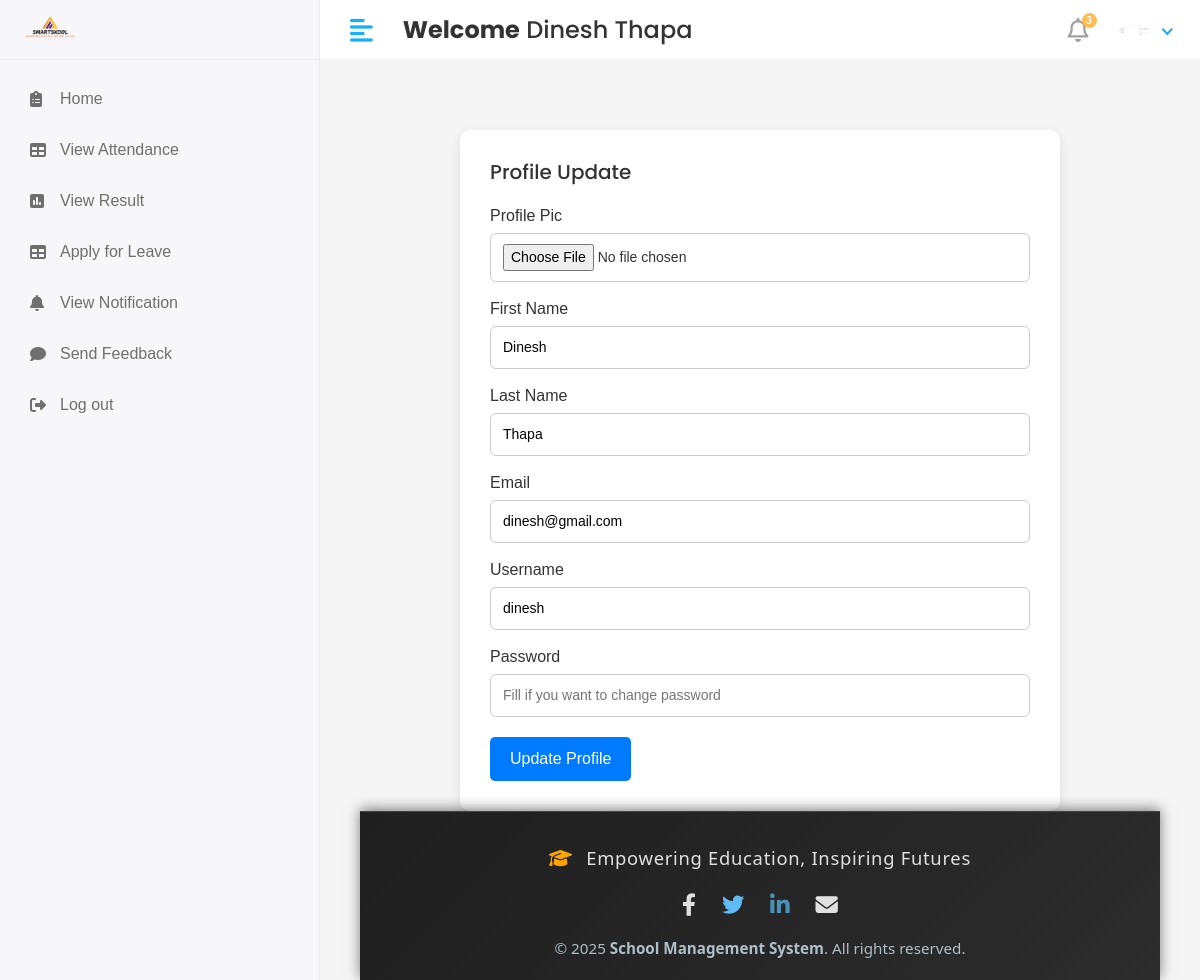
Page /profile/ (signed in) on the committed database.
### app/models.py (models this page shows)
class CustomUser(AbstractUser):
   USER= (
      (1,'hod'),
      (2,'staff'),
      (3,'student'),
    )
   user_type=models.CharField(choices=USER,max_length=50,default=1)
   profile_pic = models.ImageField(upload_to='media/profile_pics')

### school_management_system/views.py (the view)
# urls.py: path('profile/',views.profile,name='profile'),
def profile(request):
    user=CustomUser.objects.get(id = request.user.id)
    context={
        "user":user,
    }
    return render(request, 'profile.html',context)

### templates/profile.html (shortened to what this page needs)
{% extends 'base.html' %}
{%  block content %}
<!DOCTYPE html>
<html lang="en">
<head>
</head>
<body>
  <div class="container">
    <h2>Profile Update</h2>
    <form method="POST" action="{% url 'profile_update' %}" enctype="multipart/form-data">
      <label for="profile_pic">Profile Pic</label>
      <input type="file" id="profile-pic" name="profile_pic">
      <label for="first-name">First Name</label>
      <input type="text" id="first_name" name="first_name" value ="{{ user.first_name }}">
      <label for="last-name">Last Name</label>
      <input type="text" id="last_name" name="last_name" value ="{{ user.last_name }}">
      <label for="email">Email</label>
      <input type="email" id="email" name="email" value ="{{ user.email }}" readonly>
      <label for="username">Username</label>
      <input type="text" id="username" name="username"  value ="{{ user.username }}" readonly>
      <label for="password">Password</label>
      <input type="text" id="password" name="password" placeholder="Fill if you want to change password">
    <button type="submit" style="margin-top: 20px; padding: 10px 20px; background-color: #007bff; color: white; border: none; border-radius: 5px; cursor: pointer;">
      Update Profile
    </button>
    </form>
  </div>
</body>
</html>
{% endblock %}

### templates/includes/header.html (shortened to what this page needs)
{% load static %}
<div class="header">
    {% if user.user_type == '1' %}
            <div class="header-left">
               <a href="" class="logo">
               <img src="{% static 'assets/img/logo1.png'%}" alt="Logo" width="80" height="80">
               </a>
               <a href="index.html" class="logo logo-small">
               <img src="{% static 'assets/img/logo1.png'%}" alt="Logo" width="80" height="80">
               </a>
            </div>
            <a href="javascript:void(0);" id="toggle_btn">
            <i class="fas fa-align-left"></i>
            </a>
            <div class="top-nav-search mt-3" >
               <h4><strong>Welcome</strong>&nbsp;<span>{{user.first_name}} {{user.last_name}}</span></h4>
            </div>
            <a class="mobile_btn" id="mobile_btn">
            <i class="fas fa-bars"></i>
            </a>
            <ul class="nav user-menu">
               <li class="nav-item dropdown noti-dropdown">
                  <a href="#" class="dropdown-toggle nav-link" data-toggle="dropdown">
                  <i class="far fa-bell"></i> <span class="badge badge-pill">3</span>
                  </a>
                  <div class="dropdown-menu notifications">
                     <div class="topnav-dropdown-header">
                        <span class="notification-title">Notifications</span>
                        <a href="javascript:void(0)" class="clear-noti"> Clear All </a>
                     </div>
                     <div class="noti-content">
                        <ul class="notification-list">
                           <li class="notification-message">
                              <a href="#">
                                 <div class="media">
                                    <span class="avatar avatar-sm">
                                    <img class="avatar-img rounded-circle" alt="User Image" src="{{ user.profile.profile_pic.url }}">
                                    </span>
                                    <div class="media-body">
                                       <p class="noti-details"><span class="noti-title">Carlson Tech</span> has approved <span class="noti-title">your estimate</span></p>
                                       <p class="noti-time"><span class="notification-time">4 mins ago</span></p>
                                    </div>
                                 </div>
                              </a>
                           </li>
                           <li class="notification-message">
                              <a href="#">
                                 <div class="media">
                                    <span class="avatar avatar-sm">
                                    <img class="avatar-img rounded-circle" alt="User Image" src="{% static 'assets/img/profiles/avatar-11.jpg'%}">
                                    </span>
                                    <div class="media-body">
                                       <p class="noti-details"><span class="noti-title">International Software Inc</span> has sent you a invoice in the amount of <span class="noti-title">$218</span></p>
                                       <p class="noti-time"><span class="notification-time">6 mins ago</span></p>
                                    </div>
                                 </div>
                              </a>
                           </li>
                           <li class="notification-message">
                              <a href="#">
                                 <div class="media">
                                    <span class="avatar avatar-sm">
                                    <img class="avatar-img rounded-circle" alt="User Image" src="{% static 'assets/img/profiles/avatar-17.jpg'%}">
                                    </span>
                                    <div class="media-body">
                                       <p class="noti-details"><span class="noti-title">John Hendry</span> sent a cancellation request <span class="noti-title">Apple iPhone XR</span></p>
                                       <p class="noti-time"><span class="notification-time">8 mins ago</span></p>
                                    </div>
                                 </div>
                              </a>
                           </li>
                           <li class="notification-message">
                              <a href="#">
                                 <div class="media">
                                    <span class="avatar avatar-sm">
                                    <img class="avatar-img rounded-circle" alt="User Image" src="{% static 'assets/img/profiles/avatar-13.jpg'%}">
                                    </span>
                                    <div class="media-body">
                                       <p class="noti-details"><span class="noti-title">Mercury Software Inc</span> added a new product <span class="noti-title">Apple MacBook Pro</span></p>
                                       <p class="noti-time"><span class="notification-time">12 mins ago</span></p>
                                    </div>
                                 </div>
                              </a>
                           </li>
                        </ul>
                     </div>
                     <div class="topnav-dropdown-footer">
                        <a href="#">View all Notifications</a>
                     </div>
                  </div>
               </li>
               <li class="nav-item dropdown has-arrow">
                  <a href="#" class="dropdown-toggle nav-link" data-toggle="dropdown">
                    <span class="user-img">
                     {% if user.profile_pic and user.profile_pic.url %}
                        <span class="user-img">
                           <img class="rounded-circle" src="{{ user.profile_pic.url }}" width="30" alt="Profile">
                           <span class="status online"></span>
                        </span>
                     {% else %}
                        <span class="user-img">
                           <img class="rounded-circle" src="{% static 'assets/img/noimg.png' %}" width="30" alt="Profile">
                           <span class="status online"></span>
                        </span>
                     {% endif %}
                                 </span>
                  </a>
                  <div class="dropdown-menu">
                     <div class="user-header">
                        <div class="avatar avatar-sm">
                           {% if user.profile_pic and user.profile_pic.url %}
                              <img src="{{ user.profile_pic.url }}" alt="User Image" class="avatar-img rounded-circle">
                           {% else %}
                              <img src="{% static 'assets/img/noimg.png' %}" alt="User Image" class="avatar-img rounded-circle">
                           {% endif %}
                        </div>
                        <div class="user-text">
                           <h6>{{user.first_name}}&nbsp; {{user.last_name}}</h6>
                           {% if user.user_type == '1' %}
                           <p class="text-muted mb-0">HOD</p>
                           {%elif user.user_type == '2' %}
                           <p class="text-muted mb-0">Staff</p>
                           {%else%}
                           <p class="text-muted mb-0">Student</p>
                           {%endif%}
                        </div>
                     </div>
                     <a class="dropdown-item" href="#">My Profile</a>
                     <a class="dropdown-item" href="inbox.html">Inbox</a>
                     <a class="dropdown-item" href={% url 'logout' %}>Logout</a>
                  </div>
               </li>
            </ul>
         {%else%}
         <div class="header-left">
              <a href="" class="logo">
               <img src="{% static 'assets/img/logo1.png'%}" alt="Logo" width="80" height="80">
               </a>
            </div>
            <a href="javascript:void(0);" id="toggle_btn">
            <i class="fas fa-align-left"></i>
            </a>
            <div class="top-nav-search mt-3" >
               <h4><strong>Welcome</strong>&nbsp;<span>{{user.first_name}} {{user.last_name}}</span></h4>
            </div>
            <ul class="nav user-menu">
               <li class="nav-item dropdown noti-dropdown">
                  <a href="#" class="dropdown-toggle nav-link" data-toggle="dropdown">
                  <i class="far fa-bell"></i> <span class="badge badge-pill">3</span>
                  </a>
               </li>
               <li class="nav-item dropdown has-arrow">
                  <a href="#" class="dropdown-toggle nav-link" data-toggle="dropdown">
                    <span class="user-img">
                     {% if user.profile_pic and user.profile_pic.url %}
                        <span class="user-img">
                           <img class="rounded-circle" src="{{ user.profile_pic.url }}" width="30" alt="Profile">
                        </span>
                     {% else %}
                        <span class="user-img">
                           <img class="rounded-circle" src="{% static 'assets/img/noimg.png' %}" width="30" alt="Profile">
                           <span class="status online"></span>
                        </span>
                     {% endif %}
                                 </span>
                  </a>
               </li>
            </ul>
         {% endif %}
</div>

### static/assets/css/style.css (style rules this page uses)
html { height: 100%; }
body { background-color: #fff; color: #333; font-family: 'Poppins', sans-serif; font-size: 1rem; height: 100%; line-height: 1.5; overflow-x: hidden; }
h1, h2, h3, h4, h5, h6 { font-family: 'Poppins', sans-serif; margin-top: 0; }
a { color: #009ce7; }
input, button, a { transition: all 0.4s ease; -moz-transition: all 0.4s ease; -o-transition: all 0.4s ease; -ms-transition: all 0.4s ease; -webkit-transition: all 0.4s ease; }
input, input:focus, button, button:focus { outline: none; }
input[type="file"] { height: auto; min-height: calc(1.5em + .75rem + 2px); }
input[type=text], input[type=password] { -webkit-appearance: none; -moz-appearance: none; appearance: none; }
ul, ol { padding: 0px; list-style: none; }
.header { background-color: #fff; border-bottom: 1px solid #f3f3f4; left: 0; position: fixed; right: 0; top: 0; z-index: 1001; height: 60px; }
.header .header-left { float: left; height: 60px; padding: 0 20px; position: relative; width: 320px; z-index: 1; transition: all 0.2s ease-in-out; background-color: #f7f7fa; border-bottom: 1px solid #efefef; border-right: 1px solid #ececf5; display: flex; align-items: center; }
.header .header-left .logo { display: inline-block; line-height: 60px; }
.header .header-left .logo img { max-height: 40px; width: auto; }
.header .dropdown-toggle:after { display: none; }
.header .has-arrow .dropdown-toggle:after { border-top: 0; border-left: 0; border-bottom: 2px solid #18aefa; border-right: 2px solid #18aefa; content: ''; height: 8px; display: inline-block; pointer-events: none; -webkit-transform-origin: 66% 66%; -ms-transform-origin: 66% 66%; transform-origin: 66% 66%; -webkit-transform: rotate(45deg); -ms-transform: rotate(45deg); transform: rotate(45deg); -webkit-transition: all 0.15s ease-in-out; transition: all 0.15s ease-in-out; width: 8px; vertical-align: 0px; }
.user-menu { float: right; margin: 0; position: relative; z-index: 99; padding-right: 15px; }
.user-menu.nav > li > a { color: #a0a0a0; font-size: 14px; line-height: 58px; padding: 0 15px; height: 60px; }
.user-img { margin-right: 3px; position: relative; }
.top-nav-search { float: left; margin-left: 15px; }
.user-menu.nav > li > a .badge { background-color: #FFBC53; display: block; font-size: 10px; font-weight: bold; height: 15px; width: 15px; position: absolute; right: 7px; top: 13px; color: #fff; padding: 3px; }
.user-menu.nav > li > a > i { font-size: 1.5rem; line-height: 60px; }
@media (min-width: 992px) { #toggle_btn { align-items: center; color: #18aefa; display: inline-flex; float: left; font-size: 26px; height: 60px; justify-content: center; margin-left: 15px; padding: 0 15px; } }

### templates/profile.html (style rules this page uses)
body { font-family: Arial, sans-serif; background: #f5f5f5; margin: 0; padding: 40px; }
.container { max-width: 600px; background: #fff; padding: 30px; border-radius: 10px; margin: auto; box-shadow: 0 4px 12px rgba(0, 0, 0, 0.1); }
h2 { margin-bottom: 20px; font-size: 20px; color: #333; }
label { display: block; margin: 15px 0 5px; font-weight: 500; }
input[type="text"], input[type="email"], input[type="file"] { width: 100%; padding: 10px 12px; border-radius: 6px; border: 1px solid #ccc; font-size: 14px; }

### rows in the picture
CustomUser: first_name "Dinesh", last_name "Thapa", profile_pic (picture), email "dinesh@gmail.com", username "dinesh"
